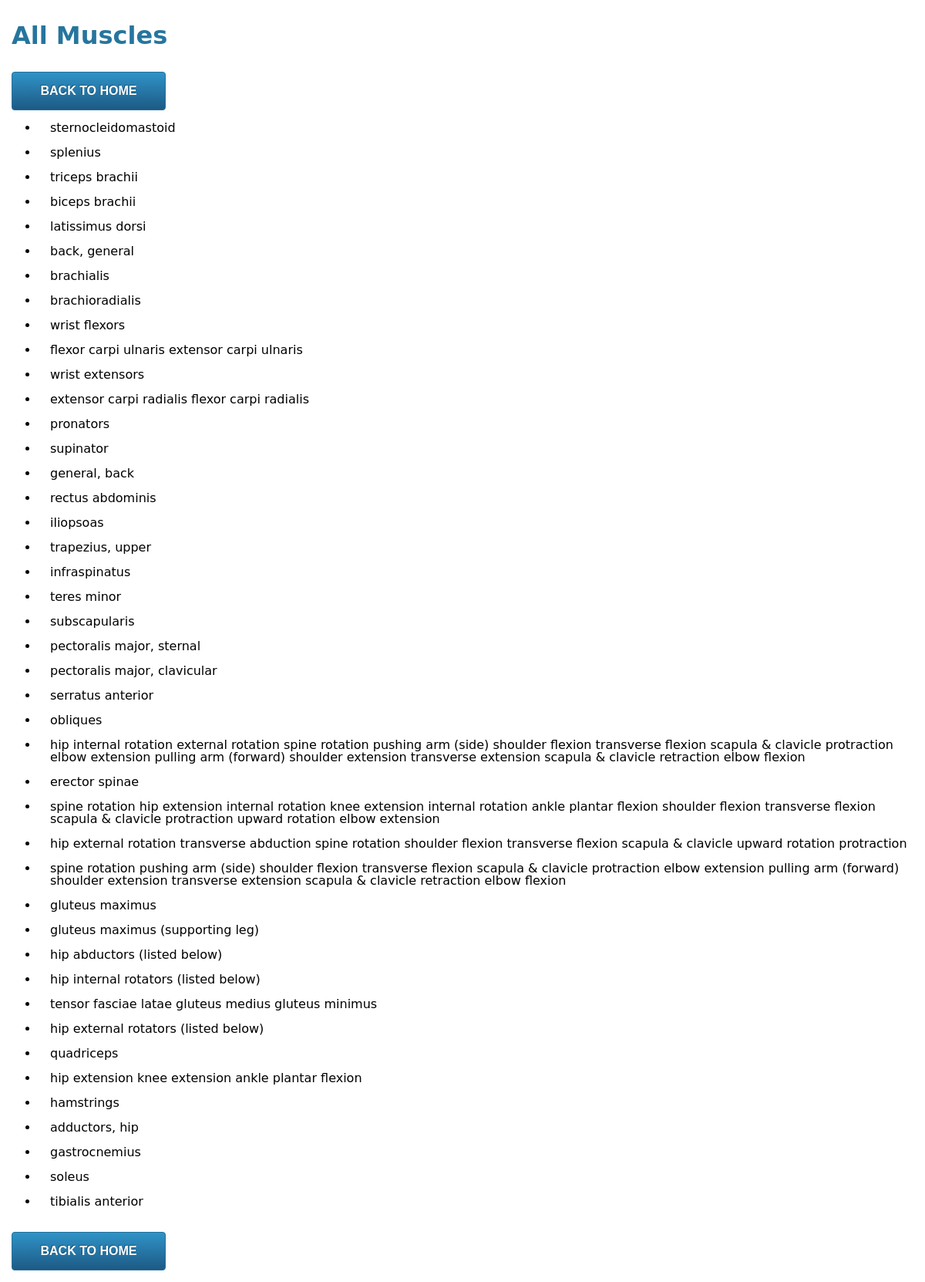
The page /all-muscles on the database its author committed.
### SI507project_models.py (models this page shows)
class Muscle(db.Model):
    __tablename__ = "muscles"
    id = db.Column(db.Integer, primary_key=True)
    name = db.Column(db.String(64))
    exercises = db.relationship('Exercise',backref = 'Muscle')

### SI507project_tools.py (the view)
@app.route('/all-muscles')
def data_view1():
    muscles = Muscle.query.all()
    return render_template('all_muscles.html', muscles=muscles)

### templates/all_muscles.html (shortened to what this page needs)
<!DOCTYPE html>
<html>
<head>
<link rel="stylesheet" href="{{ url_for('static', filename='css/html5reset.css') }}">
</head>
<body>
<h1>All Muscles</h1>
<button class="button" onclick="window.location.href='http://localhost:5000/home'">back to home</button>
<ul>
{% for muscle in muscles %}
<li>{{ muscle.name }}</li><br>
{% endfor %}
</ul>
<button class="button" onclick="window.location.href='http://localhost:5000/home'">back to home</button>
</body>
</html>

### templates/all_muscles.html (style rules this page uses)
body { font-family: "Lucida Grande", "Lucida Sans Unicode", "Lucida Sans", "DejaVu Sans", Verdana, "sans-serif"; }
h1 { font-size: 32px; color: #26759e; margin-bottom: 16px; margin-top: 30px; }
h1, li { padding-left: 15px; }
ul { padding-left: 50px; }
button.button { border:1px solid #25729a; -webkit-border-radius: 3px; -moz-border-radius: 3px;border-radius: 3px;font-size:12px; padding: 15px; text-decoration:none;text-shadow: -1px -1px 0 rgba(0,0,0,0.3);font-weight:bold; color: #FFFFFF; background-color: #3093c7; background-image: -webkit-gradient(linear, left top, left bottom, from(#3093c7), to(#1c5a85)); background-image: -webkit-linear-gradient(top, #3093c7, #1c5a85); background-image: -moz-linear-gradient(top, #3093c7, #1c5a85); background-image: -ms-linear-gradient(top, #3093c7, #1c5a85); background-image: -o-linear-gradient(top, #3093c7, #1c5a85); background-image: linear-gradient(to bottom, #3093c7, #1c5a85);filter:progid:DXImageTransform.Microsoft.gradient(GradientType=0,startColorstr=#3093c7, endColorstr=#1c5a85); display: inline-block; text-transform: uppercase; font-weight: bold; font-size: 16px; margin: 15px; min-width: 200px; border-radius: 4px; }

### rows shown on the page
Muscle: name "sternocleidomastoid"
Muscle: name "splenius"
Muscle: name "triceps brachii"
Muscle: name "biceps brachii"
Muscle: name "latissimus dorsi"
Muscle: name "back, general"
Muscle: name "brachialis"
Muscle: name "brachioradialis"
Muscle: name "wrist flexors"
Muscle: name "flexor carpi ulnaris extensor carpi ulnaris"
Muscle: name "wrist extensors"
Muscle: name "extensor carpi radialis flexor carpi radialis"
Muscle: name "pronators"
Muscle: name "supinator"
Muscle: name "general, back"
Muscle: name "rectus abdominis"
Muscle: name "iliopsoas"
Muscle: name "trapezius, upper"
Muscle: name "infraspinatus"
Muscle: name "teres minor"
Muscle: name "subscapularis"
Muscle: name "pectoralis major, sternal"
Muscle: name "pectoralis major, clavicular"
Muscle: name "serratus anterior"
Muscle: name "obliques"
Muscle: name "hip internal rotation external rotation spine rotation pushing arm (side) shoulder flexion transverse flexion scapula & clavicle protraction elbow extension pulling arm (forward) shoulder extension transverse extension scapula & clavicle retraction elbow flexion"
Muscle: name "erector spinae"
Muscle: name "spine rotation hip extension internal rotation knee extension internal rotation ankle plantar flexion shoulder flexion transverse flexion scapula & clavicle protraction upward rotation elbow extension"
Muscle: name "hip external rotation transverse abduction spine rotation shoulder flexion transverse flexion scapula & clavicle upward rotation protraction"
Muscle: name "spine rotation pushing arm (side) shoulder flexion transverse flexion scapula & clavicle protraction elbow extension pulling arm (forward) shoulder extension transverse extension scapula & clavicle retraction elbow flexion"
Muscle: name "gluteus maximus"
Muscle: name "gluteus maximus (supporting leg)"
Muscle: name "hip abductors (listed below)"
Muscle: name "hip internal rotators (listed below)"
Muscle: name "tensor fasciae latae gluteus medius gluteus minimus"
Muscle: name "hip external rotators (listed below)"
Muscle: name "quadriceps"
Muscle: name "hip extension knee extension ankle plantar flexion"
Muscle: name "hamstrings"
Muscle: name "adductors, hip"
Muscle: name "gastrocnemius"
Muscle: name "soleus"
Muscle: name "tibialis anterior"
